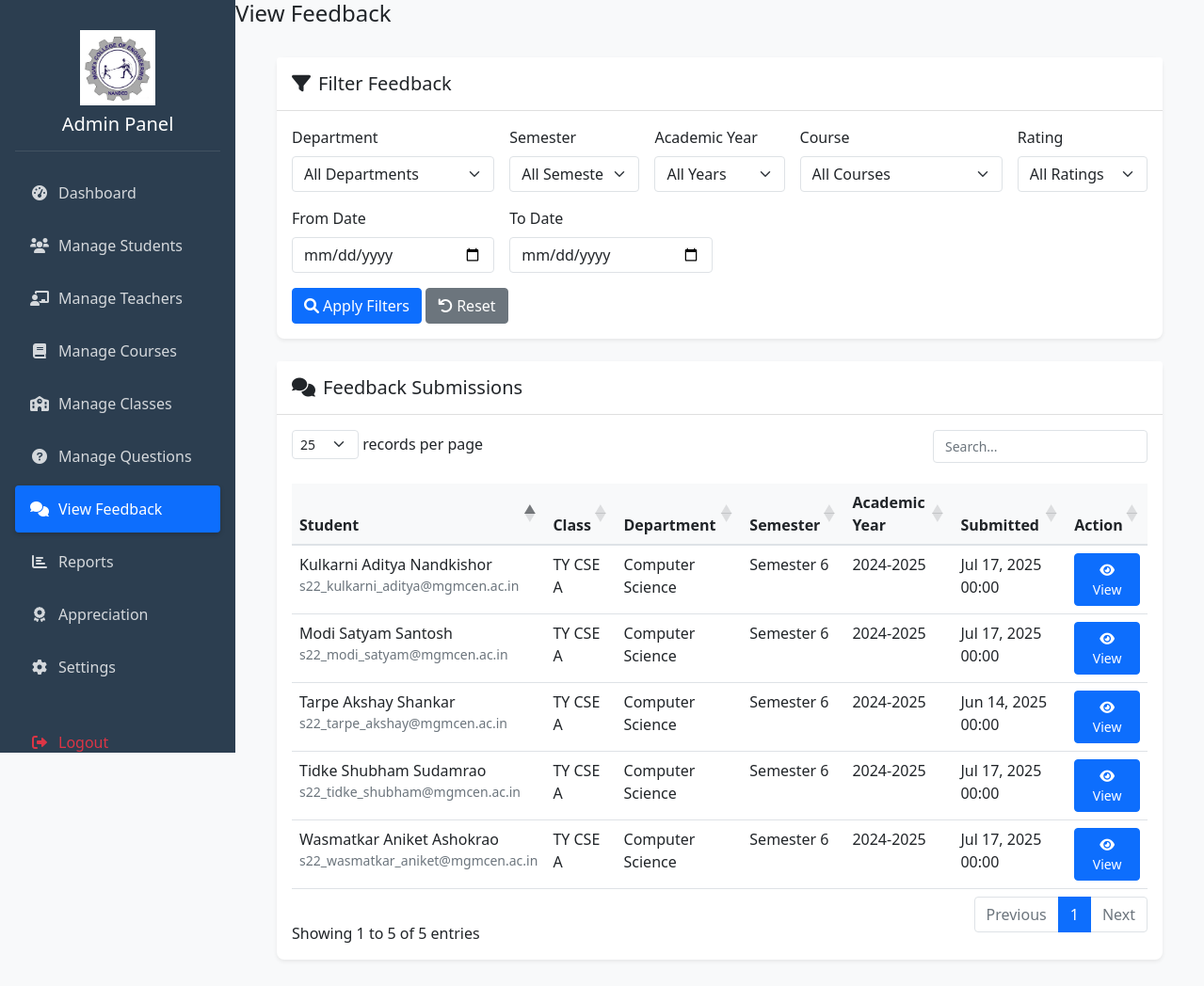
Screenshot of /admin/view_feedback.php (signed in) with the database file from the repository.
### tables this page shows
CREATE TABLE `feedback_submissions` (
  `id` int(11) NOT NULL,
  `student_email` varchar(255) NOT NULL,
  `class_id` int(11) NOT NULL,
  `academic_year` varchar(9) NOT NULL,
  `submission_date` datetime NOT NULL
);

CREATE TABLE `classes` (
  `id` int(11) NOT NULL,
  `class_name` varchar(100) NOT NULL,
  `department` varchar(100) DEFAULT NULL,
  `year_of_study` int(11) DEFAULT NULL,
  `semester` varchar(20) DEFAULT NULL,
  `academic_year` varchar(20) DEFAULT NULL,
  `created_at` timestamp NOT NULL DEFAULT current_timestamp()
);

### admin/view_feedback.php (the view, shortened to what this page needs)
<?php
require_once 'config.php';
$from_date = isset($_GET['from_date']) ? $_GET['from_date'] : '';
$to_date = isset($_GET['to_date']) ? $_GET['to_date'] : '';
if (isset($_GET['id']) && is_numeric($_GET['id'])) {
    $stmt = $conn->prepare("SELECT fs.*, s.email as student_email, s.full_name as student_name,
                                  c.class_name, c.department, c.semester
                           FROM feedback_submissions fs
                           JOIN students s ON fs.student_email = s.email
                           JOIN classes c ON fs.class_id = c.id
                           WHERE fs.id = ?");
    $stmt->bind_param("i", $_GET['id']);
    $stmt->execute();
    $feedback = $stmt->get_result()->fetch_assoc();
    if (!$feedback) {
        header("Location: view_feedback.php");
        exit();
    }
    $stmt = $conn->prepare("SELECT fr.*, c.course_name, c.course_code, q.question_text
                           FROM feedback_ratings fr
                           JOIN courses c ON fr.course_id = c.id
                           JOIN questions q ON fr.question_id = q.id
                           WHERE fr.submission_id = ?
                           ORDER BY c.course_name, q.id");
    $stmt->bind_param("i", $_GET['id']);
    $stmt->execute();
    $ratings = $stmt->get_result()->fetch_all(MYSQLI_ASSOC);
    $stmt = $conn->prepare("SELECT ftr.*, q.question_text
                           FROM feedback_text_responses ftr
                           JOIN questions q ON ftr.question_id = q.id
                           WHERE ftr.submission_id = ?
                           ORDER BY q.id");
    $stmt->bind_param("i", $_GET['id']);
    $stmt->execute();
    $text_responses = $stmt->get_result()->fetch_all(MYSQLI_ASSOC);
    $course_ratings = [];
    foreach ($ratings as $rating) {
        $course_id = $rating['course_id'];
        if (!isset($course_ratings[$course_id])) {
            $course_ratings[$course_id] = [
                'course_name' => $rating['course_name'],
                'course_code' => $rating['course_code'],
                'ratings' => []
            ];
        }
        $course_ratings[$course_id]['ratings'][] = $rating;
    }
    $page_title = "View Feedback Details";
} else {
    $query = "SELECT DISTINCT
                fs.id, fs.submission_date, fs.academic_year,
                s.full_name as student_name, s.email as student_email,
                c.class_name, c.department, c.semester
              FROM feedback_submissions fs
              JOIN students s ON fs.student_email = s.email
              JOIN classes c ON fs.class_id = c.id
              LEFT JOIN feedback_ratings fr ON fs.id = fr.submission_id
              WHERE 1=1";
    $query .= " ORDER BY fs.submission_date DESC";
    $result = $conn->query($query);
}
include 'header.php';
?>
<?php if (isset($feedback)): ?>
<div class="container-fluid">
    <div class="d-flex justify-content-between align-items-center mb-4">
        <h4 class="mb-0">Feedback Details</h4>
        <a href="view_feedback.php" class="btn btn-secondary">
            <i class="fas fa-arrow-left"></i> Back to List
        </a>
    </div>
    <div class="row mb-4">
        <div class="col-md-6">
            <div class="card">
                <div class="card-header bg-white">
                    <h5 class="card-title mb-0">Student Information</h5>
                </div>
                <div class="card-body">
                    <p class="mb-1"><strong>Name:</strong> <?php echo htmlspecialchars($feedback['student_name']); ?></p>
                    <p class="mb-1"><strong>Email:</strong> <?php echo htmlspecialchars($feedback['student_email']); ?></p>
                    <p class="mb-1"><strong>Class:</strong> <?php echo htmlspecialchars($feedback['class_name']); ?></p>
                    <p class="mb-1"><strong>Department:</strong> <?php echo htmlspecialchars($feedback['department']); ?></p>
                    <p class="mb-0"><strong>Semester:</strong> <?php echo htmlspecialchars($feedback['semester']); ?></p>
                </div>
            </div>
        </div>
        <div class="col-md-6">
            <div class="card">
                <div class="card-header bg-white">
                    <h5 class="card-title mb-0">Submission Information</h5>
                </div>
                <div class="card-body">
                    <p class="mb-0"><strong>Submitted:</strong> <?php echo date('F j, Y, g:i a', strtotime($feedback['submission_date'])); ?></p>
                </div>
            </div>
        </div>
    </div>
    <?php if (!empty($course_ratings)): ?>
    <div class="card mb-4">
        <div class="card-header bg-white">
            <h5 class="card-title mb-0">Course Ratings</h5>
        </div>
        <div class="card-body">
            <?php foreach ($course_ratings as $course): ?>
            <div class="course-feedback mb-4">
                <h6 class="mb-3"><?php echo htmlspecialchars($course['course_name']); ?> (<?php echo htmlspecialchars($course['course_code']); ?>)</h6>
                <div class="table-responsive">
                    <table class="table table-hover">
                        <thead>
                            <tr>
                                <th>Question</th>
                                <th width="100">Rating</th>
                            </tr>
                        </thead>
                        <tbody>
                            <?php foreach ($course['ratings'] as $rating): ?>
                            <tr>
                                <td><?php echo htmlspecialchars($rating['question_text']); ?></td>
                                <td>
                                    <span class="rating-value rating-<?php echo $rating['rating']; ?>">
                                        <?php echo $rating['rating']; ?>/4
                                    </span>
                                </td>
                            </tr>
                            <?php endforeach; ?>
                        </tbody>
                    </table>
                </div>
            </div>
            <?php endforeach; ?>
        </div>
    </div>
    <?php endif; ?>
    <?php if (!empty($text_responses)): ?>
    <div class="card">
        <div class="card-header bg-white">
            <h5 class="card-title mb-0">General Feedback</h5>
        </div>
        <div class="card-body">
            <?php foreach ($text_responses as $response): ?>
            <div class="mb-4">
                <h6 class="text-muted mb-2"><?php echo htmlspecialchars($response['question_text']); ?></h6>
                <p class="mb-0"><?php echo nl2br(htmlspecialchars($response['response'])); ?></p>
            </div>
            <?php endforeach; ?>
        </div>
    </div>
    <?php endif; ?>
</div>
<?php else: ?>
<div class="container-fluid">
    <div class="card mb-4">
        <div class="card-header bg-white">
            <h5 class="card-title mb-0">
                <i class="fas fa-filter me-2"></i>Filter Feedback
            </h5>
        </div>
        <div class="card-body">
            <form method="GET" class="row g-3">
                <div class="col-md-3">
                    <label class="form-label">Department</label>
                    <select name="department" class="form-select">
                        <option value="">All Departments</option>
                    </select>
                </div>
                <div class="col-md-2">
                    <label class="form-label">Semester</label>
                    <select name="semester" class="form-select">
                        <option value="">All Semesters</option>
                    </select>
                </div>
                <div class="col-md-2">
                    <label class="form-label">Academic Year</label>
                    <select name="academic_year" class="form-select">
                        <option value="">All Years</option>
                    </select>
                </div>
                <div class="col-md-3">
                    <label class="form-label">Course</label>
                    <select name="course" class="form-select">
                        <option value="">All Courses</option>
                    </select>
                </div>
                <div class="col-md-2">
                    <label class="form-label">Rating</label>
                    <select name="rating" class="form-select">
                        <option value="">All Ratings</option>
                    </select>
                </div>
                <div class="col-md-3">
                    <label class="form-label">From Date</label>
                    <input type="date" name="from_date" class="form-control" value="<?php echo $from_date; ?>">
                </div>
                <div class="col-md-3">
                    <label class="form-label">To Date</label>
                    <input type="date" name="to_date" class="form-control" value="<?php echo $to_date; ?>">
                </div>
                <div class="col-12">
                    <button type="submit" class="btn btn-primary">
                        <i class="fas fa-search me-1"></i>Apply Filters
                    </button>
                    <a href="view_feedback.php" class="btn btn-secondary">
                        <i class="fas fa-undo me-1"></i>Reset
                    </a>
                </div>
            </form>
        </div>
    </div>
    <div class="card">
        <div class="card-header bg-white">
            <h5 class="card-title mb-0">
                <i class="fas fa-comments me-2"></i>Feedback Submissions
            </h5>
        </div>
        <div class="card-body">
            <div class="table-responsive">
                <table class="table table-hover">
                    <thead>
                        <tr>
                            <th>Student</th>
                            <th>Class</th>
                            <th>Department</th>
                            <th>Semester</th>
                            <th>Academic Year</th>
                            <th>Submitted</th>
                            <th>Action</th>
                        </tr>
                    </thead>
                    <tbody>
                        <?php if ($result->num_rows > 0): ?>
                            <?php while ($row = $result->fetch_assoc()): ?>
                            <tr>
                                <td>
                                    <?php echo htmlspecialchars($row['student_name']); ?>
                                    <div class="small text-muted"><?php echo htmlspecialchars($row['student_email']); ?></div>
                                </td>
                                <td><?php echo htmlspecialchars($row['class_name']); ?></td>
                                <td><?php echo htmlspecialchars($row['department']); ?></td>
                                <td>Semester <?php echo htmlspecialchars($row['semester']); ?></td>
                                <td><?php echo htmlspecialchars($row['academic_year']); ?></td>
                                <td><?php echo date('M d, Y H:i', strtotime($row['submission_date'])); ?></td>
                                <td>
                                    <a href="?id=<?php echo $row['id']; ?>" class="btn btn-primary btn-sm">
                                        <i class="fas fa-eye"></i> View
                                    </a>
                                </td>
                            </tr>
                            <?php endwhile; ?>
                        <?php else: ?>
                            <tr>
                                <td colspan="7" class="text-center">No feedback submissions found</td>
                            </tr>
                        <?php endif; ?>
                    </tbody>
                </table>
            </div>
        </div>
    </div>
</div>
<?php endif; ?>
<?php include 'footer.php'; ?>

### admin/header.php (style rules this page uses)
:root { --sidebar-width: 250px; --header-height: 60px; --primary-color: #2c3e50; --secondary-color: #34495e; }
body { min-height: 100vh; display: flex; background-color: #f8f9fa; overflow-x: hidden; padding: 0; margin: 0; }
.card { box-shadow: 0 0.125rem 0.25rem rgba(0, 0, 0, 0.075); margin-bottom: 1.5rem; border: none; border-radius: 0.5rem; }
.card-header { background-color: white; border-bottom: 1px solid rgba(0, 0, 0, 0.125); padding: 1rem; border-radius: 0.5rem 0.5rem 0 0; }
.table { margin-bottom: 0; }
.table th { background-color: #f8f9fa; border-bottom: 2px solid #dee2e6; font-weight: 600; }
.btn { border-radius: 0.25rem; padding: 0.375rem 0.75rem; font-weight: 500; transition: all 0.2s ease; }
.form-label { font-weight: 500; margin-bottom: 0.5rem; }
.form-control, .form-select { border-radius: 0.25rem; border: 1px solid #dee2e6; }

### rows the page displays
feedback_submissions: student_name "Kulkarni Aditya Nandkishor", student_email "s22_kulkarni_aditya@mgmcen.ac.in", class.class_name "TY CSE A", class.department "Computer Science", class.semester "6", academic_year "2024-2025", submission_date "Jul 17, 2025 00:00"
feedback_submissions: student_name "Modi Satyam Santosh", student_email "s22_modi_satyam@mgmcen.ac.in", class.class_name "TY CSE A", class.department "Computer Science", class.semester "6", academic_year "2024-2025", submission_date "Jul 17, 2025 00:00"
feedback_submissions: student_name "Wasmatkar Aniket Ashokrao", student_email "s22_wasmatkar_aniket@mgmcen.ac.in", class.class_name "TY CSE A", class.department "Computer Science", class.semester "6", academic_year "2024-2025", submission_date "Jul 17, 2025 00:00"
feedback_submissions: student_name "Tidke Shubham Sudamrao", student_email "s22_tidke_shubham@mgmcen.ac.in", class.class_name "TY CSE A", class.department "Computer Science", class.semester "6", academic_year "2024-2025", submission_date "Jul 17, 2025 00:00"
feedback_submissions: student_name "Tarpe Akshay Shankar", student_email "s22_tarpe_akshay@mgmcen.ac.in", class.class_name "TY CSE A", class.department "Computer Science", class.semester "6", academic_year "2024-2025", submission_date "Jun 14, 2025 00:00"
